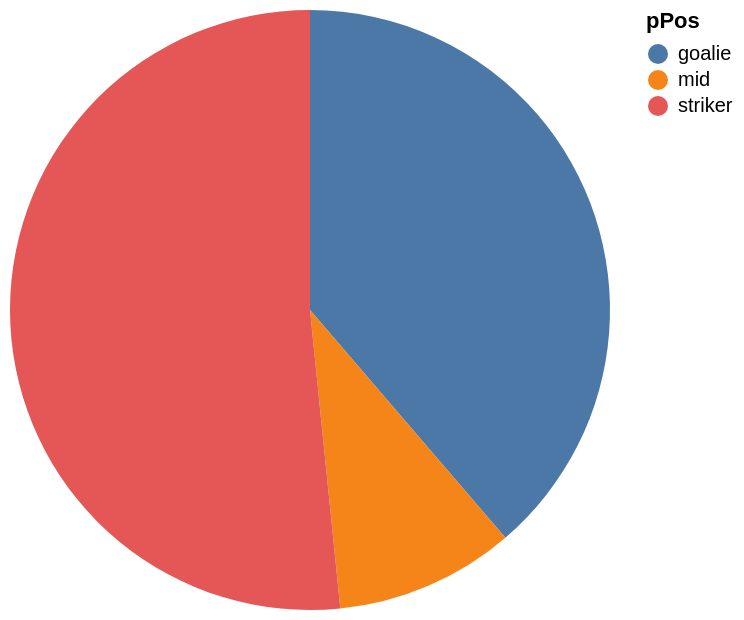

Specify this chart in Vega-Lite:
### Vega-Lite specification from a JSON file in a GitHub repository (floating-point values rounded to 4 significant figures)
{"data": {"values": [{"x_data": "goalie", "y_data": 1200}, {"x_data": "mid", "y_data": 300}, {"x_data": "striker", "y_data": 1600}]}, "mark": "arc", "encoding": {"theta": {"field": "y_data", "type": "quantitative", "title": "min(T2.HS)"}, "color": {"field": "x_data", "type": "nominal", "title": "pPos"}}}
